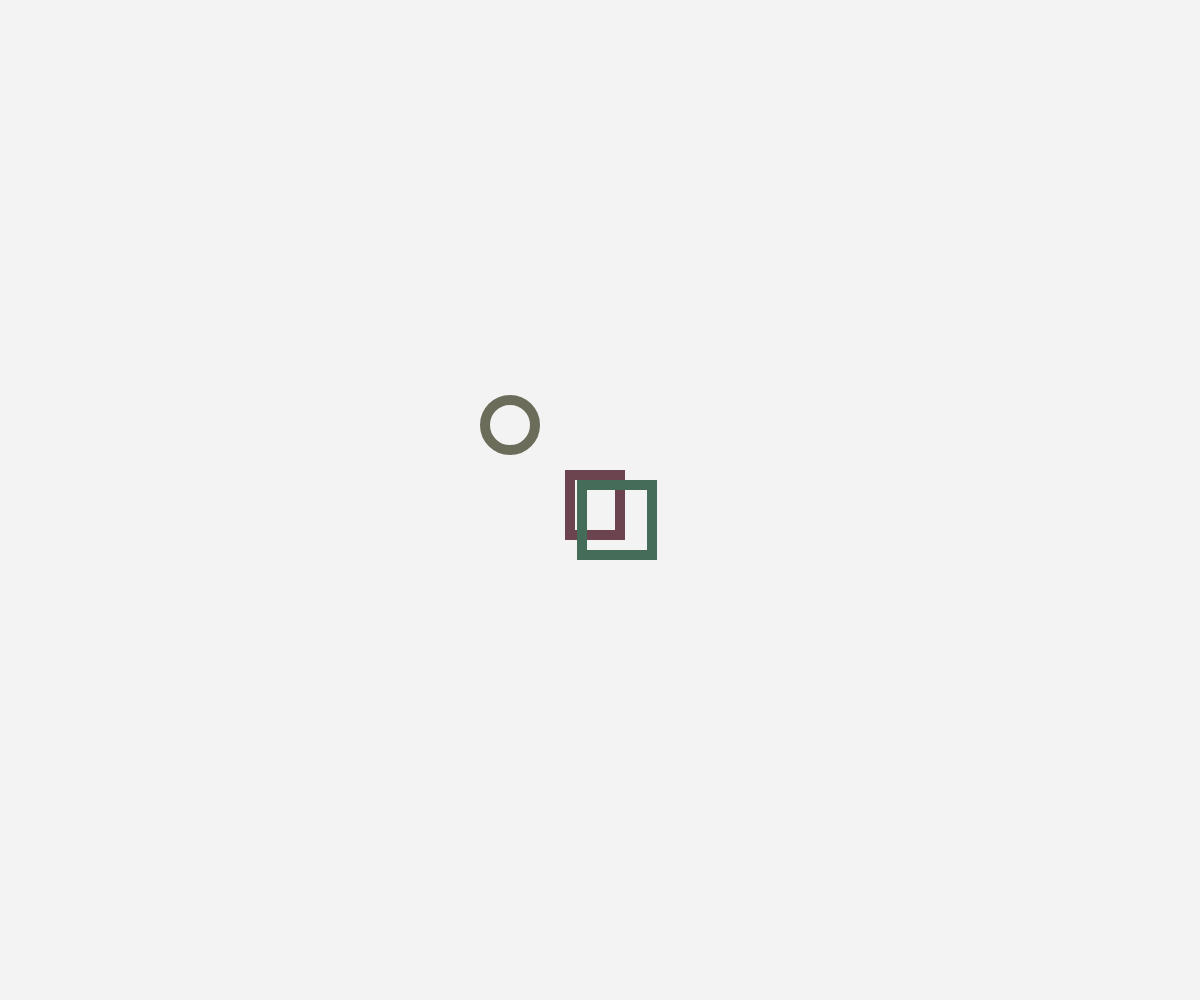
Frame 1 (no input)
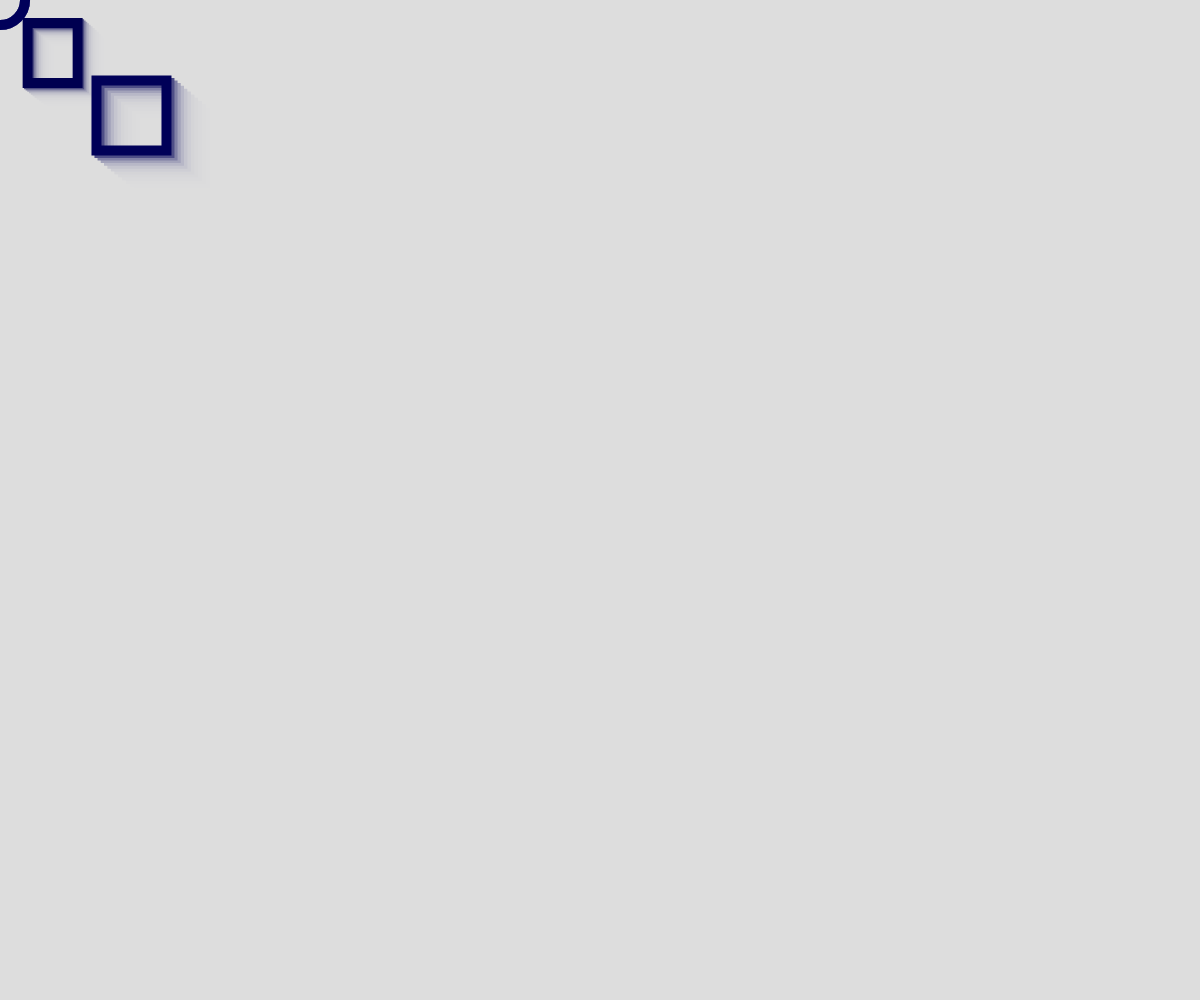
Frame 60 (no input)
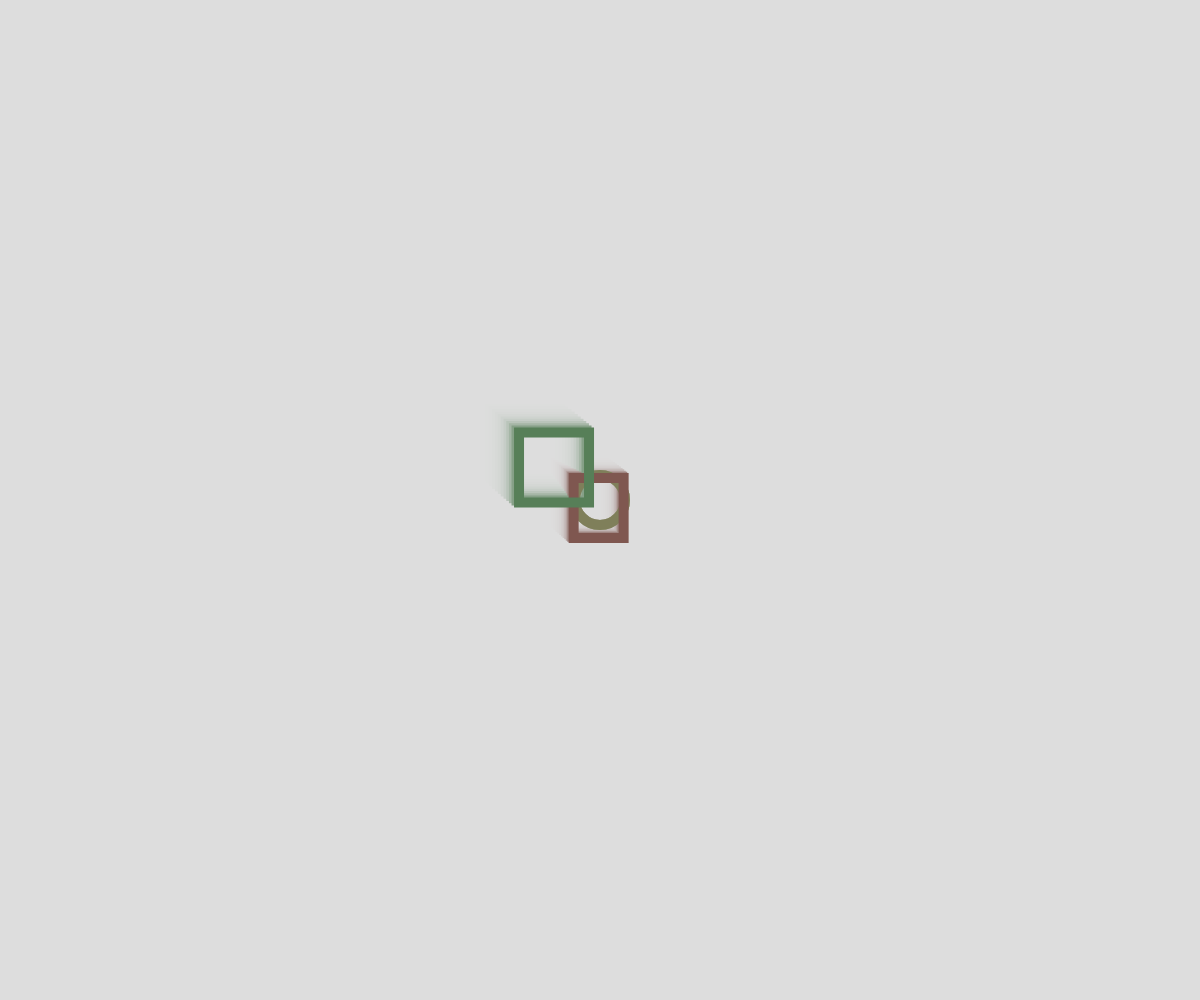
Frame 120 (the mouse pressed at the canvas centre since frame 60)

The p5.js sketch that drew these frames (run headless with seeded random() and noise() and a simulated clock; from frame 60 on, the mouse is pressed at the canvas centre):

// p5.js sketch
// ── sketch.js
// MouseWheel, Map, Lerp
// Muhammad Ismail
// 2/26/2026

// Learp means linear interpitaion


let x, y;

let x_1, y_1;

let x_2, y_2;

let diamiter = 50;

let w = 10;
function setup() {
  createCanvas(windowWidth, windowHeight);
  x = width/2;
  y = height/2;
  x_1 = width/2;
  y_1 = height/2;
  x_2 = width/2;
  y_2 = height/2;
  strokeWeight(w);
  noFill();
}

function mouseWheel(event){
  // negative: scrolll up -100, -200, -300
  // positive: scroll down 100, 200, 300
  if(event.delta < 0){
    // UP
    diamiter += 5;
  }
  else{
    // DOWN
    diamiter = max(5, diamiter-5);
  }
  if(w === 10){
    w = 1;
    strokeWeight(w);
  }
  else{
    w= 10;
    strokeWeight(w);
  }
}

function draw() {
  background(220, 90);
  x = lerp(x, mouseX, 0.15);
  y = lerp(y, mouseY, 0.15);

  x_1 = lerp(x_1, mouseX, 0.05);
  y_1 = lerp(y_1, mouseY, 0.05);

  x_2 = lerp(x_2, mouseX, 0.03);
  y_2 = lerp(y_2, mouseY, 0.03);

  let r = map(x, 0, width, 0 ,255);
  let g = map(y, 0, height, 0, 255);
  let b = 90;

  //line(x,y,mouseX, mouseY);

  stroke(r,g,b);
  circle(x,y,diamiter);

  stroke(r,g - 40,b -10);
  rect(x_1, y_1, diamiter, diamiter+10);

  stroke(r - 40,g,b -2);
  square(x_2, y_2, diamiter + 20)
}
